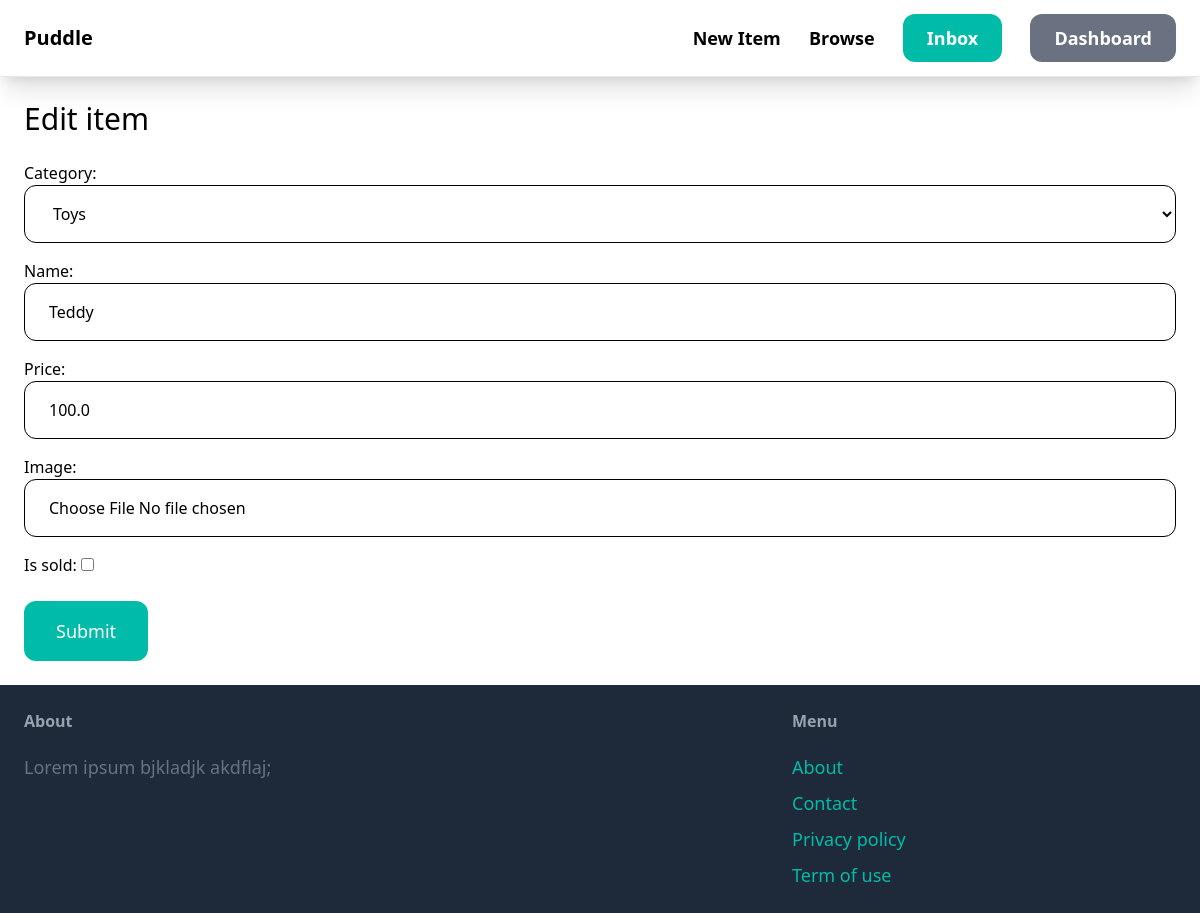
The page /items/1/edit/ (signed in) on the database its author committed.
### item/models.py (models this page shows, shortened)
class Item(models.Model):
   category = models.ForeignKey(Category, related_name='items', on_delete=models.CASCADE)
   name = models.CharField(max_length=255)
   description = models.TextField(blank=True, null=True)
   price = models.FloatField()
   image = models.ImageField(upload_to='item_images', blank=True, null=True)
   is_sold = models.BooleanField(default=False)
   created_by = models.ForeignKey(User, related_name='items', on_delete=models.CASCADE)
   created_at = models.DateTimeField(auto_now_add=True)

class Category(models.Model):
  name = models.CharField(max_length=255)
  class Meta:
    ordering = ('name',)
    verbose_name_plural = 'Categories'
  def __str__(self):
    return self.name

### item/views.py (the view)
# urls.py: path("<int:pk>/edit/", views.edit, name="edit"),
@login_required
def edit(request, pk):
    item = get_object_or_404(Item, pk=pk, created_by=request.user)  # Ensure the user owns the item
    if request.method == "POST":
        form = EditItemForm(request.POST, request.FILES, instance=item)  # Bind form to existing item
        if form.is_valid():
            form.save()  # Save updates to database
            return redirect("item:detail", pk=item.id)  # Redirect to item detail page
    else:
        form = EditItemForm(instance=item)  # Prepopulate form with existing item data
    return render(request, "item/form.html", {"form": form, "title": "Edit item"})

### item/forms.py
class EditItemForm(forms.ModelForm):
    class Meta:
        model = Item
        fields = (
            "category",
            "name",
            "price",
            "image",
            "is_sold"
        )
        widgets = {
            "category": forms.Select(attrs={"class": INPUT_CLASSES}),
            "name": forms.TextInput(attrs={"class": INPUT_CLASSES}),
            "price": forms.TextInput(attrs={"class": INPUT_CLASSES}),
            "image": forms.FileInput(attrs={"class": INPUT_CLASSES}),
        }

### item/templates/item/form.html (shortened to what this page needs)
{% extends 'core/base.html' %}
{% block content %}
  <h1 class="mb-6 text-3xl">{{ title }}</h1>
  <form method="post" action="." enctype="multipart/form-data">
    <div class="space-y-4">
      {{ form.as_p }}
    </div>
     <button class="mt-6 py-4 px-8 text-lg bg-teal-500 hover:bg-teal-700 rounded-xl text-white">Submit</button>
  </form>
{% endblock content %}

### rows shown on the page
Item: category "Toys", price "100.0"
Category: name "Teddy"

### other values the page prints
{{ title }} "Edit item"
